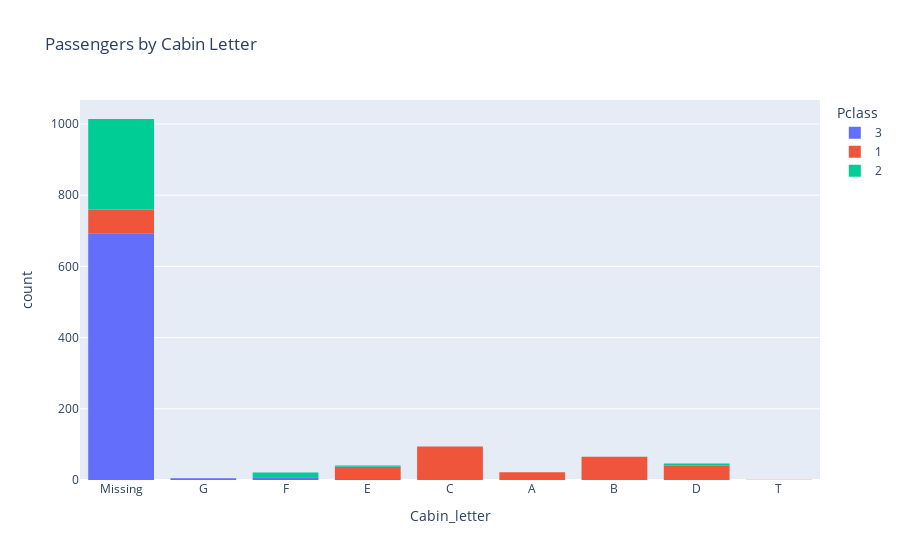

The notebook cell saved with this chart:
### Code cell
fig = px.histogram(combined, x='Cabin_letter', color='Pclass', title='Passengers by Cabin Letter')
fig.show()

### Figure 1 — Plotly figure (JSON) as saved in the notebook; plotly's stock layout.template omitted (floating-point values rounded to 4 significant figures; data arrays with more than 128 entries replaced by an {"elided": "..."} marker saying what was removed)
{"data": [{"bingroup": "x", "hovertemplate": "Pclass=3<br>Cabin_letter=%{x}<br>count=%{y}<extra></extra>", "legendgroup": "3", "marker": {"color": "#636efa", "pattern": {"shape": ""}}, "name": "3", "orientation": "v", "showlegend": true, "type": "histogram", "x": {"elided": "709 str values"}, "xaxis": "x", "yaxis": "y"}, {"bingroup": "x", "hovertemplate": "Pclass=1<br>Cabin_letter=%{x}<br>count=%{y}<extra></extra>", "legendgroup": "1", "marker": {"color": "#EF553B", "pattern": {"shape": ""}}, "name": "1", "orientation": "v", "showlegend": true, "type": "histogram", "x": {"elided": "323 str values"}, "xaxis": "x", "yaxis": "y"}, {"bingroup": "x", "hovertemplate": "Pclass=2<br>Cabin_letter=%{x}<br>count=%{y}<extra></extra>", "legendgroup": "2", "marker": {"color": "#00cc96", "pattern": {"shape": ""}}, "name": "2", "orientation": "v", "showlegend": true, "type": "histogram", "x": {"elided": "277 str values"}, "xaxis": "x", "yaxis": "y"}], "layout": {"barmode": "relative", "legend": {"title": {"text": "Pclass"}, "tracegroupgap": 0}, "title": {"text": "Passengers by Cabin Letter"}, "xaxis": {"anchor": "y", "domain": [0, 1], "title": {"text": "Cabin_letter"}}, "yaxis": {"anchor": "x", "domain": [0, 1], "title": {"text": "count"}}}}
